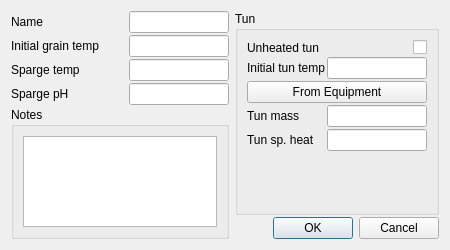
<?xml version="1.0" encoding="UTF-8"?>
<ui version="4.0">
 <class>mashEditor</class>
 <widget class="QDialog" name="mashEditor">
  <property name="geometry">
   <rect>
    <x>0</x>
    <y>0</y>
    <width>450</width>
    <height>250</height>
   </rect>
  </property>
  <property name="windowTitle">
   <string>Mash Editor</string>
  </property>
  <layout class="QHBoxLayout" name="horizontalLayout_9">
   <item>
    <layout class="QVBoxLayout" name="verticalLayout_3">
     <property name="spacing">
      <number>2</number>
     </property>
     <item>
      <layout class="QHBoxLayout" name="horizontalLayout">
       <item>
        <widget class="QLabel" name="label">
         <property name="sizePolicy">
          <sizepolicy hsizetype="Expanding" vsizetype="Preferred">
           <horstretch>0</horstretch>
           <verstretch>0</verstretch>
          </sizepolicy>
         </property>
         <property name="text">
          <string>Name</string>
         </property>
        </widget>
       </item>
       <item>
        <widget class="QLineEdit" name="lineEdit_name">
         <property name="sizePolicy">
          <sizepolicy hsizetype="Fixed" vsizetype="Fixed">
           <horstretch>0</horstretch>
           <verstretch>0</verstretch>
          </sizepolicy>
         </property>
         <property name="maximumSize">
          <size>
           <width>100</width>
           <height>16777215</height>
          </size>
         </property>
        </widget>
       </item>
      </layout>
     </item>
     <item>
      <layout class="QHBoxLayout" name="horizontalLayout_2">
       <item>
        <widget class="QLabel" name="label_2">
         <property name="sizePolicy">
          <sizepolicy hsizetype="Expanding" vsizetype="Preferred">
           <horstretch>0</horstretch>
           <verstretch>0</verstretch>
          </sizepolicy>
         </property>
         <property name="text">
          <string>Initial grain temp</string>
         </property>
        </widget>
       </item>
       <item>
        <widget class="QLineEdit" name="lineEdit_grainTemp">
         <property name="sizePolicy">
          <sizepolicy hsizetype="Fixed" vsizetype="Fixed">
           <horstretch>0</horstretch>
           <verstretch>0</verstretch>
          </sizepolicy>
         </property>
         <property name="maximumSize">
          <size>
           <width>100</width>
           <height>16777215</height>
          </size>
         </property>
        </widget>
       </item>
      </layout>
     </item>
     <item>
      <layout class="QHBoxLayout" name="horizontalLayout_4">
       <item>
        <widget class="QLabel" name="label_4">
         <property name="sizePolicy">
          <sizepolicy hsizetype="Expanding" vsizetype="Preferred">
           <horstretch>0</horstretch>
           <verstretch>0</verstretch>
          </sizepolicy>
         </property>
         <property name="text">
          <string>Sparge temp</string>
         </property>
        </widget>
       </item>
       <item>
        <widget class="QLineEdit" name="lineEdit_spargeTemp">
         <property name="sizePolicy">
          <sizepolicy hsizetype="Fixed" vsizetype="Fixed">
           <horstretch>0</horstretch>
           <verstretch>0</verstretch>
          </sizepolicy>
         </property>
         <property name="maximumSize">
          <size>
           <width>100</width>
           <height>16777215</height>
          </size>
         </property>
        </widget>
       </item>
      </layout>
     </item>
     <item>
      <layout class="QHBoxLayout" name="horizontalLayout_5">
       <item>
        <widget class="QLabel" name="label_5">
         <property name="sizePolicy">
          <sizepolicy hsizetype="Expanding" vsizetype="Preferred">
           <horstretch>0</horstretch>
           <verstretch>0</verstretch>
          </sizepolicy>
         </property>
         <property name="text">
          <string>Sparge pH</string>
         </property>
        </widget>
       </item>
       <item>
        <widget class="QLineEdit" name="lineEdit_spargePh">
         <property name="sizePolicy">
          <sizepolicy hsizetype="Fixed" vsizetype="Fixed">
           <horstretch>0</horstretch>
           <verstretch>0</verstretch>
          </sizepolicy>
         </property>
         <property name="maximumSize">
          <size>
           <width>100</width>
           <height>16777215</height>
          </size>
         </property>
        </widget>
       </item>
      </layout>
     </item>
     <item>
      <widget class="QGroupBox" name="groupBox">
       <property name="sizePolicy">
        <sizepolicy hsizetype="Preferred" vsizetype="MinimumExpanding">
         <horstretch>0</horstretch>
         <verstretch>0</verstretch>
        </sizepolicy>
       </property>
       <property name="minimumSize">
        <size>
         <width>0</width>
         <height>100</height>
        </size>
       </property>
       <property name="title">
        <string>Notes</string>
       </property>
       <layout class="QVBoxLayout" name="verticalLayout">
        <item>
         <widget class="QTextEdit" name="textEdit_notes"/>
        </item>
       </layout>
      </widget>
     </item>
     <item>
      <spacer name="verticalSpacer">
       <property name="orientation">
        <enum>Qt::Vertical</enum>
       </property>
       <property name="sizeHint" stdset="0">
        <size>
         <width>20</width>
         <height>40</height>
        </size>
       </property>
      </spacer>
     </item>
    </layout>
   </item>
   <item>
    <layout class="QVBoxLayout" name="verticalLayout_4">
     <property name="spacing">
      <number>2</number>
     </property>
     <item>
      <widget class="QGroupBox" name="groupBox_2">
       <property name="title">
        <string>Tun</string>
       </property>
       <layout class="QVBoxLayout" name="verticalLayout_2">
        <property name="spacing">
         <number>2</number>
        </property>
        <item>
         <layout class="QHBoxLayout" name="horizontalLayout_8">
          <item>
           <widget class="QLabel" name="label_8">
            <property name="sizePolicy">
             <sizepolicy hsizetype="Expanding" vsizetype="Preferred">
              <horstretch>0</horstretch>
              <verstretch>0</verstretch>
             </sizepolicy>
            </property>
            <property name="text">
             <string>Unheated tun</string>
            </property>
           </widget>
          </item>
          <item>
           <widget class="QCheckBox" name="checkBox_unheatedTun">
            <property name="text">
             <string/>
            </property>
           </widget>
          </item>
         </layout>
        </item>
        <item>
         <layout class="QHBoxLayout" name="horizontalLayout_3">
          <item>
           <widget class="QLabel" name="label_3">
            <property name="sizePolicy">
             <sizepolicy hsizetype="Expanding" vsizetype="Preferred">
              <horstretch>0</horstretch>
              <verstretch>0</verstretch>
             </sizepolicy>
            </property>
            <property name="text">
             <string>Initial tun temp</string>
            </property>
           </widget>
          </item>
          <item>
           <widget class="QLineEdit" name="lineEdit_tunTemp">
            <property name="sizePolicy">
             <sizepolicy hsizetype="Fixed" vsizetype="Fixed">
              <horstretch>0</horstretch>
              <verstretch>0</verstretch>
             </sizepolicy>
            </property>
            <property name="maximumSize">
             <size>
              <width>100</width>
              <height>16777215</height>
             </size>
            </property>
           </widget>
          </item>
         </layout>
        </item>
        <item>
         <widget class="QPushButton" name="pushButton_fromEquipment">
          <property name="toolTip">
           <string>Get following parameters from the recipe's equipment.</string>
          </property>
          <property name="text">
           <string>From Equipment</string>
          </property>
         </widget>
        </item>
        <item>
         <layout class="QHBoxLayout" name="horizontalLayout_6">
          <item>
           <widget class="QLabel" name="label_6">
            <property name="sizePolicy">
             <sizepolicy hsizetype="Expanding" vsizetype="Preferred">
              <horstretch>0</horstretch>
              <verstretch>0</verstretch>
             </sizepolicy>
            </property>
            <property name="text">
             <string>Tun mass</string>
            </property>
           </widget>
          </item>
          <item>
           <widget class="QLineEdit" name="lineEdit_tunMass">
            <property name="sizePolicy">
             <sizepolicy hsizetype="Fixed" vsizetype="Fixed">
              <horstretch>0</horstretch>
              <verstretch>0</verstretch>
             </sizepolicy>
            </property>
            <property name="maximumSize">
             <size>
              <width>100</width>
              <height>16777215</height>
             </size>
            </property>
           </widget>
          </item>
         </layout>
        </item>
        <item>
         <layout class="QHBoxLayout" name="horizontalLayout_7">
          <item>
           <widget class="QLabel" name="label_7">
            <property name="sizePolicy">
             <sizepolicy hsizetype="Expanding" vsizetype="Preferred">
              <horstretch>0</horstretch>
              <verstretch>0</verstretch>
             </sizepolicy>
            </property>
            <property name="text">
             <string>Tun sp. heat</string>
            </property>
           </widget>
          </item>
          <item>
           <widget class="QLineEdit" name="lineEdit_tunSpHeat">
            <property name="sizePolicy">
             <sizepolicy hsizetype="Fixed" vsizetype="Fixed">
              <horstretch>0</horstretch>
              <verstretch>0</verstretch>
             </sizepolicy>
            </property>
            <property name="maximumSize">
             <size>
              <width>100</width>
              <height>16777215</height>
             </size>
            </property>
           </widget>
          </item>
         </layout>
        </item>
        <item>
         <spacer name="verticalSpacer_2">
          <property name="orientation">
           <enum>Qt::Vertical</enum>
          </property>
          <property name="sizeHint" stdset="0">
           <size>
            <width>20</width>
            <height>40</height>
           </size>
          </property>
         </spacer>
        </item>
       </layout>
      </widget>
     </item>
     <item>
      <widget class="QDialogButtonBox" name="buttonBox">
       <property name="orientation">
        <enum>Qt::Horizontal</enum>
       </property>
       <property name="standardButtons">
        <set>QDialogButtonBox::Cancel|QDialogButtonBox::Ok</set>
       </property>
      </widget>
     </item>
    </layout>
   </item>
  </layout>
 </widget>
 <resources/>
 <connections>
  <connection>
   <sender>buttonBox</sender>
   <signal>accepted()</signal>
   <receiver>mashEditor</receiver>
   <slot>accept()</slot>
   <hints>
    <hint type="sourcelabel">
     <x>248</x>
     <y>254</y>
    </hint>
    <hint type="destinationlabel">
     <x>157</x>
     <y>274</y>
    </hint>
   </hints>
  </connection>
  <connection>
   <sender>buttonBox</sender>
   <signal>rejected()</signal>
   <receiver>mashEditor</receiver>
   <slot>reject()</slot>
   <hints>
    <hint type="sourcelabel">
     <x>316</x>
     <y>260</y>
    </hint>
    <hint type="destinationlabel">
     <x>286</x>
     <y>274</y>
    </hint>
   </hints>
  </connection>
 </connections>
</ui>
